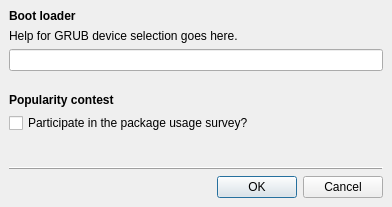
<ui version="4.0" >
 <class>AdvancedDialog</class>
 <widget class="QDialog" name="AdvancedDialog" >
  <property name="geometry" >
   <rect>
    <x>0</x>
    <y>0</y>
    <width>392</width>
    <height>207</height>
   </rect>
  </property>
  <property name="sizePolicy" >
   <sizepolicy>
    <hsizetype>5</hsizetype>
    <vsizetype>5</vsizetype>
    <horstretch>0</horstretch>
    <verstretch>0</verstretch>
   </sizepolicy>
  </property>
  <property name="windowTitle" >
   <string>Advanced Options</string>
  </property>
  <property name="modal" >
   <bool>true</bool>
  </property>
  <layout class="QGridLayout" >
   <property name="margin" >
    <number>9</number>
   </property>
   <property name="spacing" >
    <number>6</number>
   </property>
   <item row="8" column="0" >
    <widget class="QDialogButtonBox" name="buttonBox" >
     <property name="orientation" >
      <enum>Qt::Horizontal</enum>
     </property>
     <property name="standardButtons" >
      <set>QDialogButtonBox::Cancel|QDialogButtonBox::NoButton|QDialogButtonBox::Ok</set>
     </property>
    </widget>
   </item>
   <item row="6" column="0" >
    <spacer>
     <property name="orientation" >
      <enum>Qt::Vertical</enum>
     </property>
     <property name="sizeHint" >
      <size>
       <width>357</width>
       <height>16</height>
      </size>
     </property>
    </spacer>
   </item>
   <item row="7" column="0" >
    <widget class="QFrame" name="frame" >
     <property name="frameShape" >
      <enum>QFrame::HLine</enum>
     </property>
     <property name="frameShadow" >
      <enum>QFrame::Raised</enum>
     </property>
    </widget>
   </item>
   <item row="5" column="0" >
    <widget class="QCheckBox" name="popcon_checkbutton" >
     <property name="text" >
      <string>Participate in the package usage survey?</string>
     </property>
    </widget>
   </item>
   <item row="2" column="0" >
    <widget class="QLineEdit" name="grub_device_entry" />
   </item>
   <item row="1" column="0" >
    <widget class="QLabel" name="grub_device_label" >
     <property name="sizePolicy" >
      <sizepolicy>
       <hsizetype>7</hsizetype>
       <vsizetype>5</vsizetype>
       <horstretch>0</horstretch>
       <verstretch>0</verstretch>
      </sizepolicy>
     </property>
     <property name="text" >
      <string>Help for GRUB device selection goes here.</string>
     </property>
     <property name="wordWrap" >
      <bool>true</bool>
     </property>
    </widget>
   </item>
   <item row="3" column="0" >
    <spacer>
     <property name="orientation" >
      <enum>Qt::Vertical</enum>
     </property>
     <property name="sizeType" >
      <enum>QSizePolicy::Maximum</enum>
     </property>
     <property name="sizeHint" >
      <size>
       <width>357</width>
       <height>16</height>
      </size>
     </property>
    </spacer>
   </item>
   <item row="0" column="0" >
    <widget class="QLabel" name="bootloader_group_label" >
     <property name="sizePolicy" >
      <sizepolicy>
       <hsizetype>3</hsizetype>
       <vsizetype>4</vsizetype>
       <horstretch>0</horstretch>
       <verstretch>0</verstretch>
      </sizepolicy>
     </property>
     <property name="text" >
      <string>&lt;strong>Boot loader&lt;/strong></string>
     </property>
    </widget>
   </item>
   <item row="4" column="0" >
    <widget class="QLabel" name="popcon_group_label" >
     <property name="text" >
      <string>&lt;strong>Popularity contest&lt;/strong></string>
     </property>
    </widget>
   </item>
  </layout>
 </widget>
 <resources/>
 <connections>
  <connection>
   <sender>buttonBox</sender>
   <signal>accepted()</signal>
   <receiver>AdvancedDialog</receiver>
   <slot>accept()</slot>
   <hints>
    <hint type="sourcelabel" >
     <x>248</x>
     <y>254</y>
    </hint>
    <hint type="destinationlabel" >
     <x>157</x>
     <y>274</y>
    </hint>
   </hints>
  </connection>
  <connection>
   <sender>buttonBox</sender>
   <signal>rejected()</signal>
   <receiver>AdvancedDialog</receiver>
   <slot>reject()</slot>
   <hints>
    <hint type="sourcelabel" >
     <x>316</x>
     <y>260</y>
    </hint>
    <hint type="destinationlabel" >
     <x>286</x>
     <y>274</y>
    </hint>
   </hints>
  </connection>
 </connections>
</ui>
